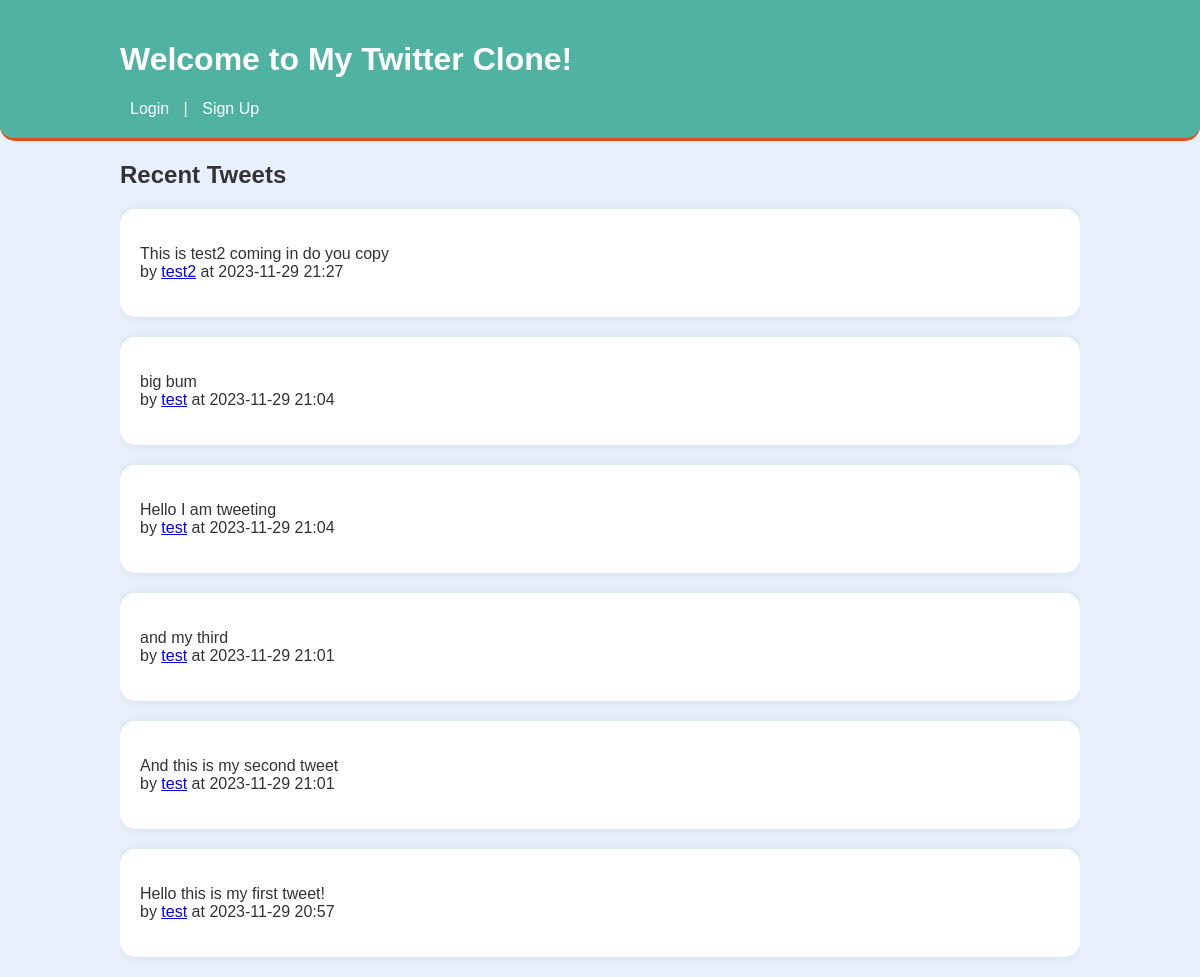
The app's page /, older data.
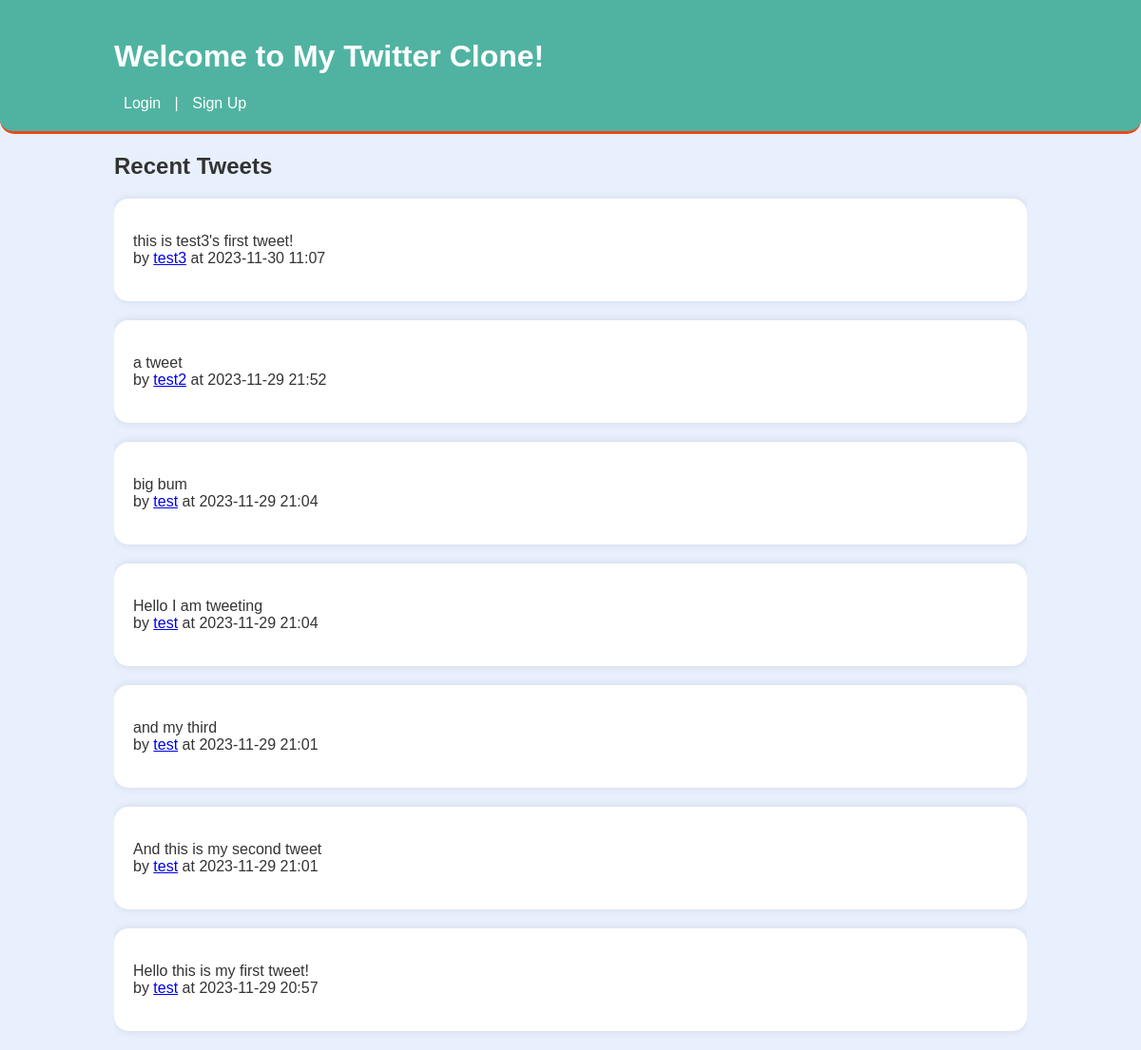
The same page, newer data.
### main.py (models this page shows, shortened)
class Tweet(db.Model):
    id = db.Column(db.Integer, primary_key=True)
    content = db.Column(db.String(280), nullable=False)  # Twitter's character limit
    date_posted = db.Column(db.DateTime, nullable=False, default=datetime.utcnow)
    user_id = db.Column(db.Integer, db.ForeignKey('user.id'), nullable=False)
    user = db.relationship('User')

class User(db.Model, UserMixin):
    id = db.Column(db.Integer, primary_key=True)
    username = db.Column(db.String(20), unique=True, nullable=False)
    email = db.Column(db.String(120), unique=True, nullable=False)
    password = db.Column(db.String(60), nullable=False)
    followed = db.relationship(
        'User', secondary=followers,
        primaryjoin=(followers.c.follower_id == id),
        secondaryjoin=(followers.c.followed_id == id),
        backref=db.backref('followers', lazy='dynamic'), lazy='dynamic')

### main.py (the view)
@app.route('/', methods=['GET', 'POST'])
def home():
     form = TweetForm()
     if form.validate_on_submit() and current_user.is_authenticated:
        tweet = Tweet(content=form.content.data, user_id=current_user.id)
        db.session.add(tweet)
        db.session.commit()
        flash('Your tweet has been posted!', 'success')
        return redirect(url_for('home'))
     tweets = Tweet.query.order_by(Tweet.date_posted.desc()).all()
     return render_template('home.html', current_user=current_user, tweets=tweets, form=form)

### templates/home.html (shortened to what this page needs)
<!DOCTYPE html>
<html>
<head>
    <link rel="stylesheet" type="text/css" href="{{ url_for('static', filename='styles.css') }}">
</head>
<body>
    <header>
        <div class="container">
            <h1>Welcome to My Twitter Clone!</h1>
            {% if current_user.is_authenticated %}
                <p>Hello, {{ current_user.username }}!</p>
                <a href="{{ url_for('user_profile', username=current_user.username) }}">My Profile</a> |
                <a href="{{ url_for('logout') }}">Logout</a>
            {% else %}
                <a href="{{ url_for('login') }}">Login</a> |
                <a href="{{ url_for('signup') }}">Sign Up</a>
            {% endif %}
        </div>
    </header>
    <div class="container">
        <h2>Recent Tweets</h2>
        {% for tweet in tweets %}
            <div class="tweet">
                <p>{{ tweet.content }}<br>
                    by <a href="{{ url_for('user_profile', username=tweet.user.username) }}">{{ tweet.user.username }}</a>
                    at {{ tweet.date_posted.strftime('%Y-%m-%d %H:%M') }}
                </p>
            </div>
        {% endfor %}
    </div>
</body>
</html>

### static/styles.css (style rules this page uses)
body { font-family: 'Arial', sans-serif; margin: 0; padding: 0; background-color: #e8f0fe; color: #333; }
.container { width: 80%; margin: auto; overflow: hidden; }
header { background: #50b3a2; color: white; padding: 20px 0; border-bottom: #e8491d 3px solid; border-radius: 0 0 15px 15px; }
header a, header p { color: #ffffff; text-decoration: none; font-size: 16px; margin: 0 10px; display: inline-block; }
.tweet, form { background-color: #fff; box-shadow: 0 0 10px rgba(0,0,0,0.1); margin: 20px 0; padding: 20px; border-radius: 15px; }

Row changes from the older to the newer data that the page shows:
removed Tweet: content "This is test2 coming in do you copy", user.username "test2", date_posted "2023-11-29 21:27"
added Tweet: content "this is test3's first tweet!", user.username "test3", date_posted "2023-11-30 11:07"
added Tweet: content "a tweet", user.username "test2", date_posted "2023-11-29 21:52"
